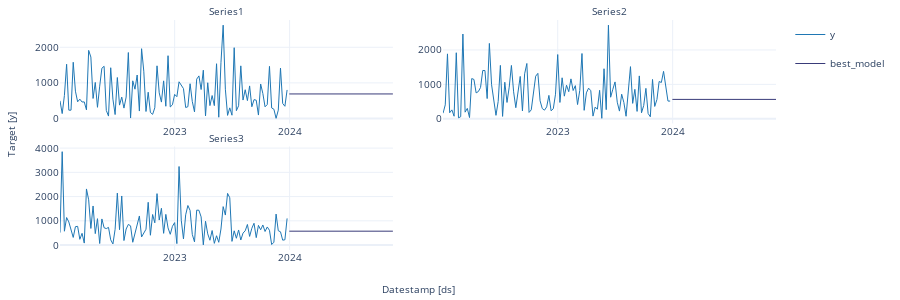

The cell this chart's notebook holds for it:
### Markdown cell above
Plot the results

### Code cell
sf.plot(df, prod_forecasts_df, level=[90])
